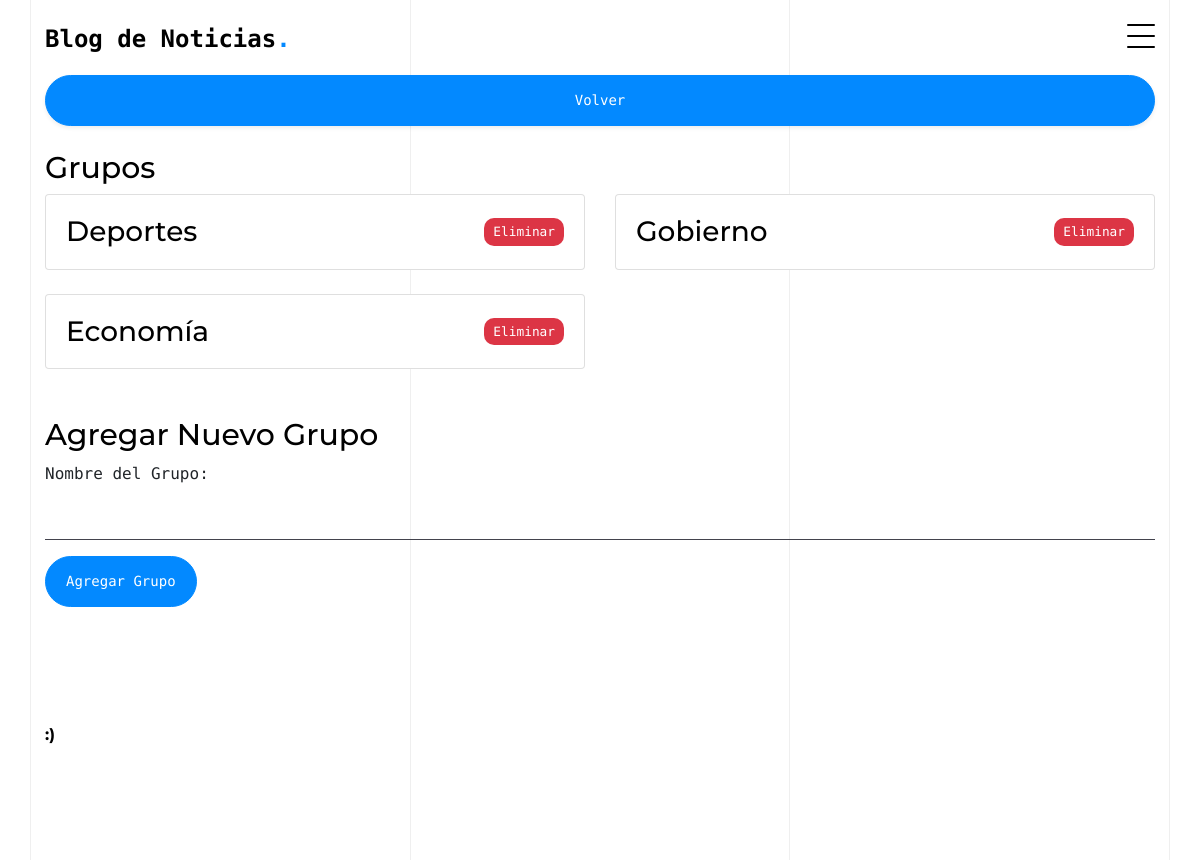
/ver_grupos/ (signed in), run on an earlier commit of the app's database.
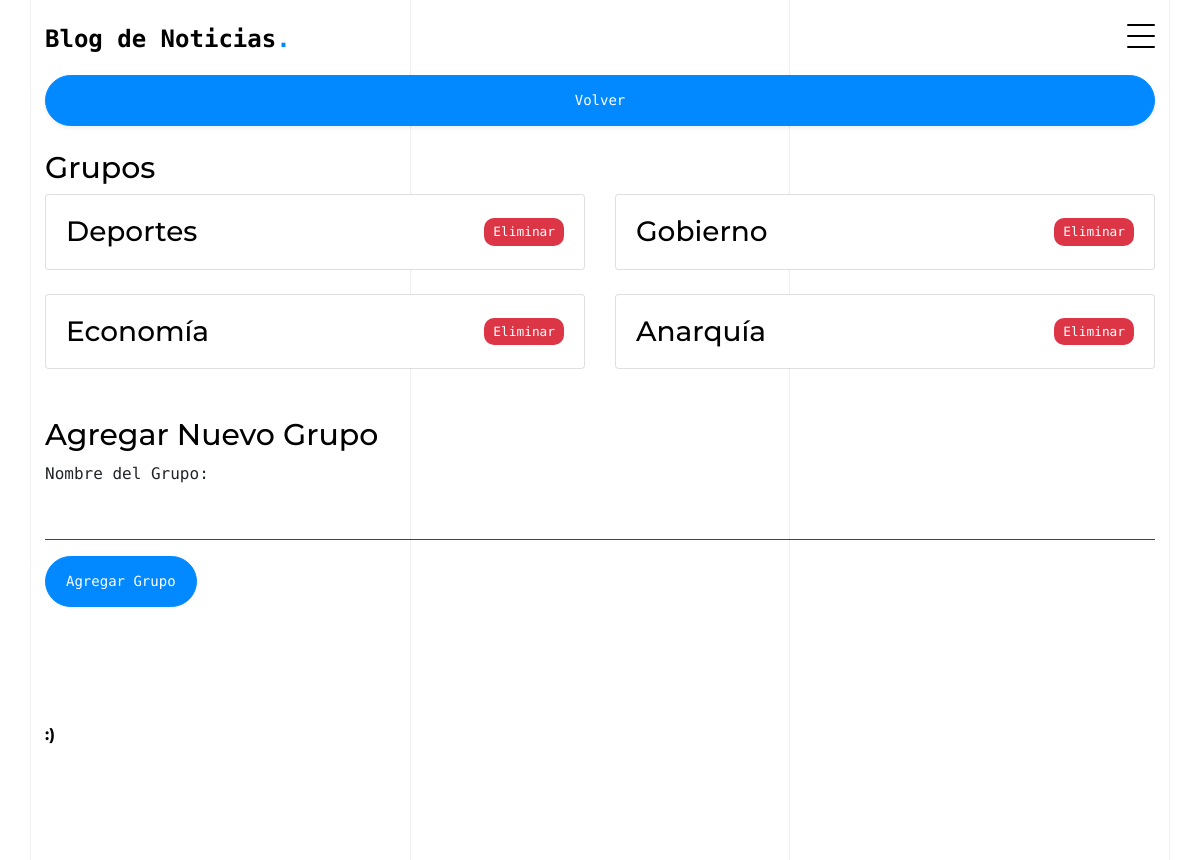
And on a later commit of the database.
### pagina_cms/models.py (models this page shows)
class grupos(models.Model):
    grupo = models.CharField(max_length=45)

### pagina_cms/grupos.py (the view)
# urls.py: path('ver_grupos/', grupos.ver_grupos, name='ver_grupos'),
def ver_grupos(request):
    if request.method == 'GET':
        if 'nivel_usuario' in request.session and (request.session['nivel_usuario'] == 'ADMINISTRADOR' or request.session['nivel_usuario'] == 'MODERADOR'):
            vergrupos = grupos.objects.all()
            return render(request, 'ver_grupos.html', {'grupos': vergrupos})
        else:
            variables = {
                'm_error': 'No tiene permisos para administrar grupos.',
                'nombre_usuario': request.session.get('nombre_usuario', '')
            }
            return render(request, 'panel.html', variables)
    return render(request, 'ver_grupos.html')

### pagina_cms/templates/ver_grupos.html (shortened to what this page needs)
{% extends 'base.html' %}
{% block cuerpo %}
<div class="container">
    <br>
    <br>
    <a href="{% url 'acceder' %}" class="btn btn-primary btn-block rounded-pill shadow-sm mt-4">Volver</a>
    <h2 class="section-heading mt-4">Grupos</h2>
    <div class="row">
        {% for grupo in grupos %}
        <div class="col-lg-6 mb-4">
            <div class="card">
                <div class="card-body d-flex justify-content-between align-items-center">
                    <h3 class="card-title mb-0">{{ grupo.grupo }}</h3>
                    <form method="post" action="{% url 'eliminar_grupo' grupo.id %}" style="display: inline;">
                        <button class="btn btn-danger btn-sm eliminar-btn" type="submit">Eliminar</button>
                    </form>
                </div>
            </div>
        </div>
        {% endfor %}
    </div>
    <h2 class="section-heading mt-4">Agregar Nuevo Grupo</h2>
    <form method="post" action="{% url 'agregar_grupo' %}" class="mb-5">
        <div class="form-group">
            <label for="nombre_grupo">Nombre del Grupo:</label>
            <input type="text" class="form-control" id="nombre_grupo" name="nombre_grupo" required>
        </div>
        <button type="submit" class="btn rounded-pill btn-primary">Agregar Grupo</button>
    </form>
</div>
{% endblock %}

What changed in the data, as far as the page shows it:
added grupos: grupo "Anarquía"
